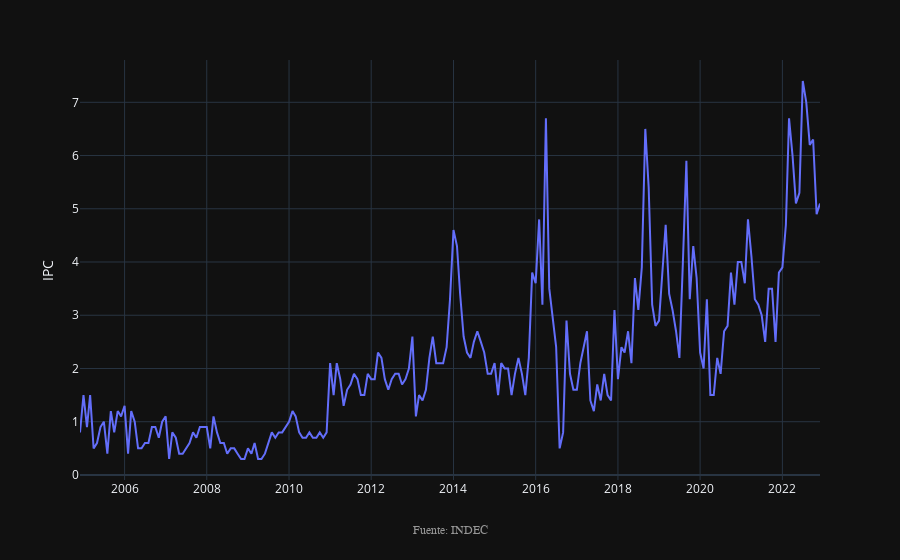

This figure's notebook cell:
### Code cell
# Vemos como se distribuyen los datos  
fig= px.line(ipc, x=ipc.index, y=' Nacional ',template="plotly_dark",
             labels={"Periodo":""," Nacional ":"IPC"})
annotations = []

# Source
annotations.append(dict(xref='paper', yref='paper', x=0.5, y=-0.1,
                            xanchor='center', yanchor='top',
                            text='Fuente: INDEC',
                            font=dict(family='Arial',
                                        size=12,
                                        color='rgb(150,150,150)'),
                            showarrow=False))
fig.update_layout(annotations=annotations)

fig.show()

### Figure 1 — Plotly figure (JSON) as saved in the notebook; plotly's stock layout.template omitted (floating-point values rounded to 4 significant figures; data arrays with more than 128 entries replaced by an {"elided": "..."} marker saying what was removed)
{"data": [{"hovertemplate": "=%{x}<br>IPC=%{y}<extra></extra>", "legendgroup": "", "line": {"color": "#636efa", "dash": "solid"}, "marker": {"symbol": "circle"}, "mode": "lines", "name": "", "orientation": "v", "showlegend": false, "type": "scatter", "x": {"elided": "217 str values"}, "xaxis": "x", "y": {"elided": "217 float values"}, "yaxis": "y"}], "layout": {"annotations": [{"font": {"color": "rgb(150,150,150)", "family": "Arial", "size": 12}, "showarrow": false, "text": "Fuente: INDEC", "x": 0.5, "xanchor": "center", "xref": "paper", "y": -0.1, "yanchor": "top", "yref": "paper"}], "legend": {"tracegroupgap": 0}, "margin": {"t": 60}, "xaxis": {"anchor": "y", "domain": [0, 1], "title": {"text": ""}}, "yaxis": {"anchor": "x", "domain": [0, 1], "title": {"text": "IPC"}}}}
